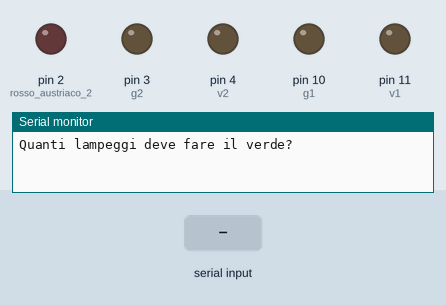
This sketch was run on a simulated Arduino Uno, built with avr-gcc and run on an emulated ATmega328P. Shown: output pins drawn as LEDs (lit = HIGH), the last lines printed to the serial monitor. Dashed ring = blinking. The inputs (shaded band) are chosen by the test bench. Pins used as bus, display or sensor lines are not drawn.

Above: at 0.9 s.
1.0 s: "90,45\n" received over Serial
3.5 s: "30,150\n" received over Serial
6.0 s: "0\n" received over Serial
At 7.1 s:
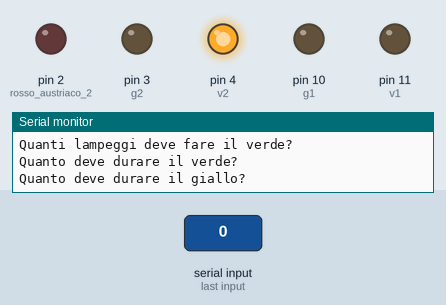
At 43.16 s:
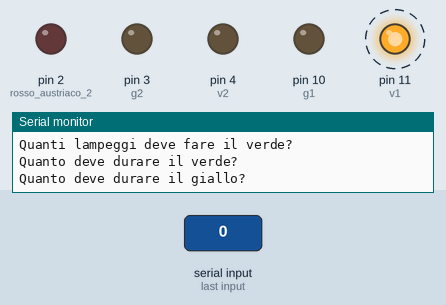
Timing chart, 0 to 44.9 s (numbered marks = the images above; inputs shaded):
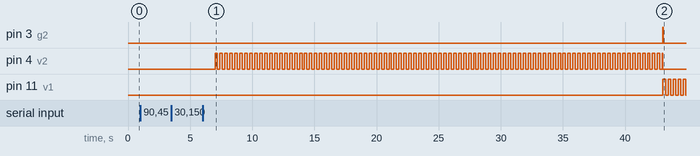

Measured:
- after the input at 6.0 s, pin 3 (g2): LOW → HIGH after 37.0 s, → LOW 0.03 s later; pin 4 (v2): goes 90 × (HIGH 0.20 s, LOW 0.20 s), HIGH 0.03 s, then LOW, starting after 1.0 s; pin 11 (v1): alternates HIGH for 0.20 s and LOW for 0.20 s, starting after 37.0 s

The sketch:

Progetto_Senso_Unico_a.ino
```cpp
//Creato da Bozic Sasa e Bragagnolo Riccardo.
int r1 = 9;
int g1 = 10;
int v1 = 11;
int r2 = 5;
int g2 = 3;
int v2 = 4;
int nLampeggi = 0;
int durataVerde = 0;
int durataGiallo = 0;
int durataRosso = durataVerde + durataGiallo;
void setup() {
  pinMode (9, OUTPUT); //rosso austriaco
  pinMode (10, OUTPUT); //giallo austriaco
  pinMode (11, OUTPUT); //verde austriaco
  pinMode (2, OUTPUT); //rosso austriaco 2
  pinMode (3, OUTPUT); //giallo austriaco 2
  pinMode (4, OUTPUT); //verde austriaco 2
  Serial.begin(9600);
  nLampeggi = seriale("Quanti lampeggi deve fare il verde?", nLampeggi);
  durataVerde = seriale("Quanto deve durare il verde?", durataVerde);
  durataGiallo = seriale("Quanto deve durare il giallo?", durataGiallo);
}

void blinks(int verde) {
  for (int a=0; a<nLampeggi; a++){
    digitalWrite (verde, HIGH);
    delay (200);
    digitalWrite (verde, LOW);
    delay (200);
    }
  }

void rossoVerde() {
  digitalWrite (r1, HIGH);
  digitalWrite (g1, LOW);
  digitalWrite (v1, LOW);
  delay (durataRosso);

  digitalWrite (v2, HIGH);
  digitalWrite (g2, LOW);
  digitalWrite (r2, LOW);
  delay (durataVerde);
  }

  void gialloRosso(){
  digitalWrite (r1, HIGH);
  digitalWrite (g1, HIGH);
  digitalWrite (v1, LOW);
  delay (durataGiallo);
  digitalWrite (v2, LOW);
  digitalWrite (g2, HIGH);
  digitalWrite (r2, LOW);
  delay (durataGiallo);
  }

  void verdeRosso(){
  digitalWrite (r1, LOW);
  digitalWrite (g1, LOW);
  digitalWrite (v1, HIGH);
  delay (durataVerde);
  digitalWrite (v2, LOW);
  digitalWrite (g2, LOW);
  digitalWrite (r2, HIGH);
  delay (durataRosso);
  }
  void verde1Lampeggio(){
   blinks(v1);
  }
  void verde2Lampeggio(){
    blinks(v2);
  }

int seriale(String s, int i){
  Serial.println(s);
  while (Serial.available()==0){};
  i = Serial.readString().toInt();
  return i;
  }

void loop() {
  verde2Lampeggio();
  rossoVerde();
  gialloRosso();
  verdeRosso();
  verde1Lampeggio();


}
```
